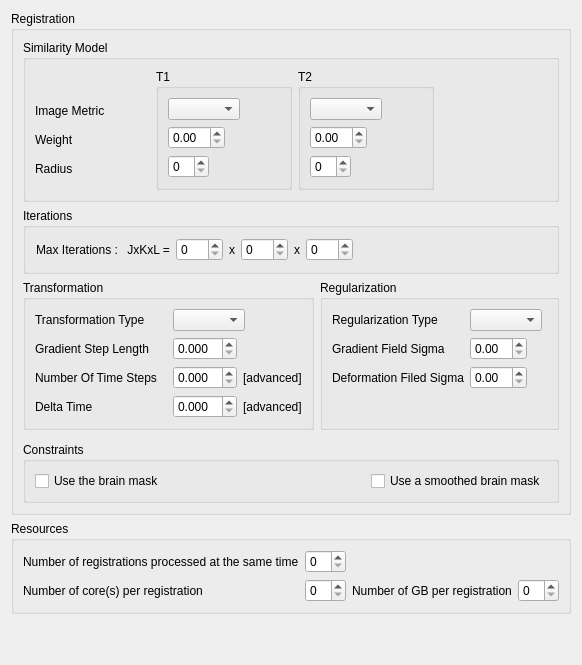
      <widget class="QWidget" name="tab_3">
       <attribute name="title">
        <string>Atlas Registration</string>
       </attribute>
       <layout class="QGridLayout" name="gridLayout_7">
        <item row="3" column="0">
         <spacer name="verticalSpacer_3">
          <property name="orientation">
           <enum>Qt::Vertical</enum>
          </property>
          <property name="sizeHint" stdset="0">
           <size>
            <width>20</width>
            <height>40</height>
           </size>
          </property>
         </spacer>
        </item>
        <item row="1" column="0">
         <widget class="QGroupBox" name="ANTSParameters_groupBox">
          <property name="title">
           <string>Registration</string>
          </property>
          <layout class="QVBoxLayout" name="verticalLayout_6">
           <item>
            <widget class="QGroupBox" name="groupBox_6">
             <property name="title">
              <string>Similarity Model</string>
             </property>
             <layout class="QHBoxLayout" name="horizontalLayout_7">
              <item>
               <widget class="QWidget" name="widget_11" native="true">
                <layout class="QGridLayout" name="gridLayout_14">
                 <property name="leftMargin">
                  <number>0</number>
                 </property>
                 <property name="topMargin">
                  <number>30</number>
                 </property>
                 <property name="bottomMargin">
                  <number>10</number>
                 </property>
                 <item row="0" column="0">
                  <widget class="QLabel" name="label_16">
                   <property name="text">
                    <string>Image Metric           </string>
                   </property>
                  </widget>
                 </item>
                 <item row="1" column="0">
                  <widget class="QLabel" name="label_31">
                   <property name="text">
                    <string>Weight</string>
                   </property>
                  </widget>
                 </item>
                 <item row="2" column="0">
                  <widget class="QLabel" name="label_32">
                   <property name="text">
                    <string>Radius</string>
                   </property>
                  </widget>
                 </item>
                </layout>
               </widget>
              </item>
              <item>
               <widget class="QGroupBox" name="groupBox_18">
                <property name="title">
                 <string>T1</string>
                </property>
                <layout class="QGridLayout" name="gridLayout">
                 <item row="0" column="0" alignment="Qt::AlignLeft">
                  <widget class="QComboBox" name="imageMetric1_atlas_comboBox"/>
                 </item>
                 <item row="1" column="0" alignment="Qt::AlignLeft">
                  <widget class="QDoubleSpinBox" name="weight1_atlas_spinBox">
                   <property name="value">
                    <double>0.000000000000000</double>
                   </property>
                  </widget>
                 </item>
                 <item row="2" column="0" alignment="Qt::AlignLeft">
                  <widget class="QSpinBox" name="radius1_atlas_spinBox"/>
                 </item>
                 <item row="0" column="1">
                  <spacer name="horizontalSpacer_29">
                   <property name="orientation">
                    <enum>Qt::Horizontal</enum>
                   </property>
                   <property name="sizeHint" stdset="0">
                    <size>
                     <width>40</width>
                     <height>20</height>
                    </size>
                   </property>
                  </spacer>
                 </item>
                </layout>
               </widget>
              </item>
              <item>
               <widget class="QGroupBox" name="groupBox_10">
                <property name="title">
                 <string>T2</string>
                </property>
                <layout class="QGridLayout" name="gridLayout_27">
                 <item row="3" column="0" alignment="Qt::AlignLeft">
                  <widget class="QSpinBox" name="radius2_atlas_spinBox"/>
                 </item>
                 <item row="0" column="0" alignment="Qt::AlignLeft">
                  <widget class="QComboBox" name="imageMetric2_atlas_comboBox"/>
                 </item>
                 <item row="2" column="0" alignment="Qt::AlignLeft">
                  <widget class="QDoubleSpinBox" name="weight2_atlas_spinBox">
                   <property name="value">
                    <double>0.000000000000000</double>
                   </property>
                  </widget>
                 </item>
                 <item row="0" column="1">
                  <spacer name="horizontalSpacer_30">
                   <property name="orientation">
                    <enum>Qt::Horizontal</enum>
                   </property>
                   <property name="sizeHint" stdset="0">
                    <size>
                     <width>40</width>
                     <height>20</height>
                    </size>
                   </property>
                  </spacer>
                 </item>
                </layout>
               </widget>
              </item>
              <item>
               <spacer name="horizontalSpacer_10">
                <property name="orientation">
                 <enum>Qt::Horizontal</enum>
                </property>
                <property name="sizeHint" stdset="0">
                 <size>
                  <width>40</width>
                  <height>20</height>
                 </size>
                </property>
               </spacer>
              </item>
             </layout>
            </widget>
           </item>
           <item>
            <widget class="QGroupBox" name="groupBox_7">
             <property name="title">
              <string>Iterations</string>
             </property>
             <layout class="QGridLayout" name="gridLayout_16">
              <item row="0" column="2">
               <widget class="QWidget" name="widget_13" native="true">
                <layout class="QHBoxLayout" name="horizontalLayout_5">
                 <property name="margin">
                  <number>1</number>
                 </property>
                 <item>
                  <widget class="QLabel" name="label_17">
                   <property name="text">
                    <string>Max Iterations :</string>
                   </property>
                  </widget>
                 </item>
                 <item>
                  <widget class="QLabel" name="label_33">
                   <property name="text">
                    <string> JxKxL =</string>
                   </property>
                  </widget>
                 </item>
                 <item>
                  <widget class="QSpinBox" name="iterationsJ_atlas_spinBox">
                   <property name="maximum">
                    <number>500</number>
                   </property>
                   <property name="value">
                    <number>0</number>
                   </property>
                  </widget>
                 </item>
                 <item alignment="Qt::AlignHCenter">
                  <widget class="QLabel" name="label_20">
                   <property name="text">
                    <string>x</string>
                   </property>
                  </widget>
                 </item>
                 <item>
                  <widget class="QSpinBox" name="iterationsK_atlas_spinBox">
                   <property name="maximum">
                    <number>500</number>
                   </property>
                   <property name="value">
                    <number>0</number>
                   </property>
                  </widget>
                 </item>
                 <item alignment="Qt::AlignHCenter">
                  <widget class="QLabel" name="label_19">
                   <property name="text">
                    <string>x</string>
                   </property>
                  </widget>
                 </item>
                 <item>
                  <widget class="QSpinBox" name="iterationsL_atlas_spinBox">
                   <property name="maximum">
                    <number>500</number>
                   </property>
                   <property name="value">
                    <number>0</number>
                   </property>
                  </widget>
                 </item>
                 <item>
                  <spacer name="horizontalSpacer_11">
                   <property name="orientation">
                    <enum>Qt::Horizontal</enum>
                   </property>
                   <property name="sizeHint" stdset="0">
                    <size>
                     <width>40</width>
                     <height>20</height>
                    </size>
                   </property>
                  </spacer>
                 </item>
                </layout>
               </widget>
              </item>
             </layout>
            </widget>
           </item>
           <item>
            <widget class="QWidget" name="widget_19" native="true">
             <layout class="QGridLayout" name="gridLayout_10">
              <property name="margin">
               <number>0</number>
              </property>
              <item row="0" column="0">
               <widget class="QGroupBox" name="groupBox_5">
                <property name="title">
                 <string>Transformation</string>
                </property>
                <layout class="QGridLayout" name="gridLayout_13">
                 <item row="4" column="1">
                  <widget class="QWidget" name="widget_42" native="true">
                   <layout class="QHBoxLayout" name="horizontalLayout_23">
                    <property name="margin">
                     <number>0</number>
                    </property>
                    <item alignment="Qt::AlignLeft">
                     <widget class="QDoubleSpinBox" name="deltaTime_atlas_spinBox">
                      <property name="decimals">
                       <number>3</number>
                      </property>
                     </widget>
                    </item>
                    <item>
                     <widget class="QLabel" name="label_28">
                      <property name="text">
                       <string>[advanced]</string>
                      </property>
                     </widget>
                    </item>
                   </layout>
                  </widget>
                 </item>
                 <item row="3" column="0">
                  <widget class="QLabel" name="label_26">
                   <property name="text">
                    <string>Number Of Time Steps   </string>
                   </property>
                  </widget>
                 </item>
                 <item row="4" column="0">
                  <widget class="QLabel" name="label_27">
                   <property name="text">
                    <string>Delta Time</string>
                   </property>
                  </widget>
                 </item>
                 <item row="0" column="1" alignment="Qt::AlignLeft">
                  <widget class="QComboBox" name="transformationType_atlas_comboBox"/>
                 </item>
                 <item row="2" column="0">
                  <widget class="QLabel" name="label_25">
                   <property name="text">
                    <string>Gradient Step Length</string>
                   </property>
                  </widget>
                 </item>
                 <item row="0" column="0">
                  <widget class="QLabel" name="label_24">
                   <property name="text">
                    <string>Transformation Type</string>
                   </property>
                  </widget>
                 </item>
                 <item row="2" column="1" alignment="Qt::AlignLeft">
                  <widget class="QDoubleSpinBox" name="gradientStepLength_atlas_spinBox">
                   <property name="decimals">
                    <number>3</number>
                   </property>
                   <property name="value">
                    <double>0.000000000000000</double>
                   </property>
                  </widget>
                 </item>
                 <item row="3" column="1">
                  <widget class="QWidget" name="widget_43" native="true">
                   <layout class="QHBoxLayout" name="horizontalLayout_35">
                    <property name="margin">
                     <number>0</number>
                    </property>
                    <item alignment="Qt::AlignLeft">
                     <widget class="QDoubleSpinBox" name="numberOfTimeSteps_atlas_spinBox">
                      <property name="decimals">
                       <number>3</number>
                      </property>
                     </widget>
                    </item>
                    <item>
                     <widget class="QLabel" name="label_23">
                      <property name="text">
                       <string>[advanced]</string>
                      </property>
                     </widget>
                    </item>
                   </layout>
                  </widget>
                 </item>
                </layout>
               </widget>
              </item>
              <item row="0" column="1">
               <widget class="QGroupBox" name="groupBox">
                <property name="title">
                 <string>Regularization</string>
                </property>
                <layout class="QGridLayout" name="gridLayout_12">
                 <item row="1" column="1" alignment="Qt::AlignLeft">
                  <widget class="QDoubleSpinBox" name="gradientFieldSigma_atlas_spinBox">
                   <property name="value">
                    <double>0.000000000000000</double>
                   </property>
                  </widget>
                 </item>
                 <item row="2" column="0">
                  <widget class="QLabel" name="label_22">
                   <property name="text">
                    <string>Deformation Filed Sigma</string>
                   </property>
                  </widget>
                 </item>
                 <item row="2" column="1" alignment="Qt::AlignLeft">
                  <widget class="QDoubleSpinBox" name="deformationFieldSigma_atlas_spinBox"/>
                 </item>
                 <item row="1" column="0">
                  <widget class="QLabel" name="label_21">
                   <property name="text">
                    <string>Gradient Field Sigma</string>
                   </property>
                  </widget>
                 </item>
                 <item row="0" column="1" alignment="Qt::AlignLeft">
                  <widget class="QComboBox" name="regularizationType_atlas_comboBox">
                   <property name="sizeAdjustPolicy">
                    <enum>QComboBox::AdjustToContentsOnFirstShow</enum>
                   </property>
                  </widget>
                 </item>
                 <item row="0" column="0">
                  <widget class="QLabel" name="label_18">
                   <property name="text">
                    <string>Regularization Type</string>
                   </property>
                  </widget>
                 </item>
                 <item row="3" column="0">
                  <widget class="QWidget" name="widget_21" native="true"/>
                 </item>
                </layout>
               </widget>
              </item>
             </layout>
            </widget>
           </item>
           <item>
            <widget class="QWidget" name="widget_24" native="true">
             <layout class="QHBoxLayout" name="horizontalLayout_13">
              <property name="margin">
               <number>0</number>
              </property>
             </layout>
            </widget>
           </item>
           <item>
            <widget class="QGroupBox" name="groupBox_23">
             <property name="title">
              <string>Constraints</string>
             </property>
             <layout class="QGridLayout" name="gridLayout_30">
              <item row="0" column="0">
               <widget class="QCheckBox" name="usingMask_atlas_checkBox">
                <property name="text">
                 <string>Use the brain mask</string>
                </property>
                <property name="autoExclusive">
                 <bool>false</bool>
                </property>
               </widget>
              </item>
              <item row="0" column="1" alignment="Qt::AlignRight">
               <widget class="QCheckBox" name="usingSmoothedMask_atlas_checkBox">
                <property name="text">
                 <string>Use a smoothed brain mask</string>
                </property>
                <property name="autoExclusive">
                 <bool>false</bool>
                </property>
               </widget>
              </item>
             </layout>
            </widget>
           </item>
          </layout>
         </widget>
        </item>
        <item row="2" column="0">
         <widget class="QGroupBox" name="numberOfRegistrations_groupBox">
          <property name="title">
           <string>Resources</string>
          </property>
          <layout class="QGridLayout" name="gridLayout_40">
           <item row="1" column="1" alignment="Qt::AlignLeft">
            <widget class="QSpinBox" name="numberOfCores_spinBox">
             <property name="toolTip">
              <string>0 = no restriction</string>
             </property>
            </widget>
           </item>
           <item row="1" column="0">
            <widget class="QLabel" name="label_63">
             <property name="text">
              <string>Number of core(s) per registration</string>
             </property>
            </widget>
           </item>
           <item row="0" column="0">
            <widget class="QLabel" name="label_14">
             <property name="text">
              <string>Number of registrations processed at the same time</string>
             </property>
            </widget>
           </item>
           <item row="0" column="1" alignment="Qt::AlignLeft">
            <widget class="QSpinBox" name="numberOfRegistrations_spinBox">
             <property name="toolTip">
              <string>0 = all the registrations</string>
             </property>
             <property name="value">
              <number>0</number>
             </property>
            </widget>
           </item>
           <item row="1" column="3" alignment="Qt::AlignLeft">
            <widget class="QSpinBox" name="numberOfGB_spinBox"/>
           </item>
           <item row="1" column="2">
            <widget class="QLabel" name="label_64">
             <property name="text">
              <string>Number of GB per registration</string>
             </property>
            </widget>
           </item>
          </layout>
         </widget>
        </item>
       </layout>
      </widget>
